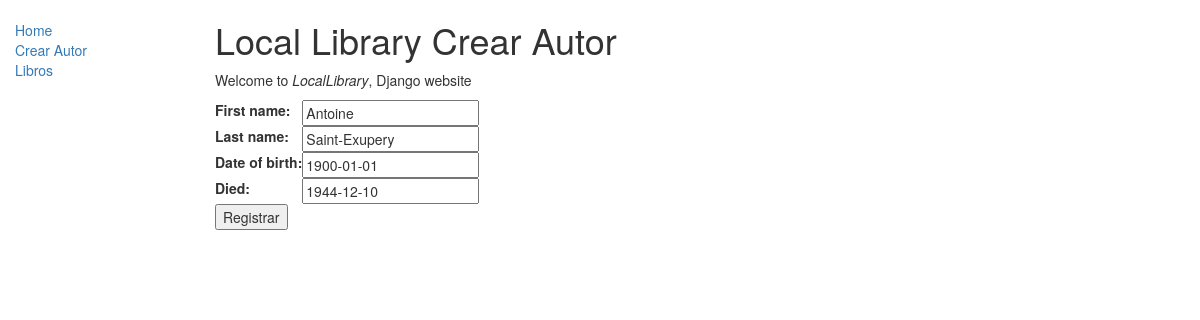
The page /catalogo/author/1/update/ on the database its author committed.
### catalogo/models.py (models this page shows, shortened)
class Author(models.Model):
	first_name = models.CharField(max_length=100)
	last_name = models.CharField(max_length=100)
	date_of_birth = models.DateField(null=True, blank=True)
	date_of_death = models.DateField('Died', null=True, blank=True)
	class Meta:
		ordering = ['last_name', 'first_name']

### catalogo/views.py (the view)
# urls.py: path('author/<int:pk>/update/', views.AuthorUpdate.as_view(), name='author_update'),
class AuthorUpdate(UpdateView):
    model = Author
    fields = ['first_name','last_name','date_of_birth','date_of_death']

### catalogo/templates/catalogo/author_form.html (shortened to what this page needs)
{% extends "base_generic.html" %}
{% block content %}
<h1>Local Library Crear Autor</h1>
  <p>Welcome to <em>LocalLibrary</em>, Django website </p>
<form action="" method="post">
    <table>
    {{ form.as_table }}
    </table>
    <input type="submit" value="Registrar" />
</form>
{% endblock %}

### rows shown on the page
Author: first_name "Antoine", last_name "Saint-Exupery", date_of_birth "1900-01-01", date_of_death "1944-12-10"
